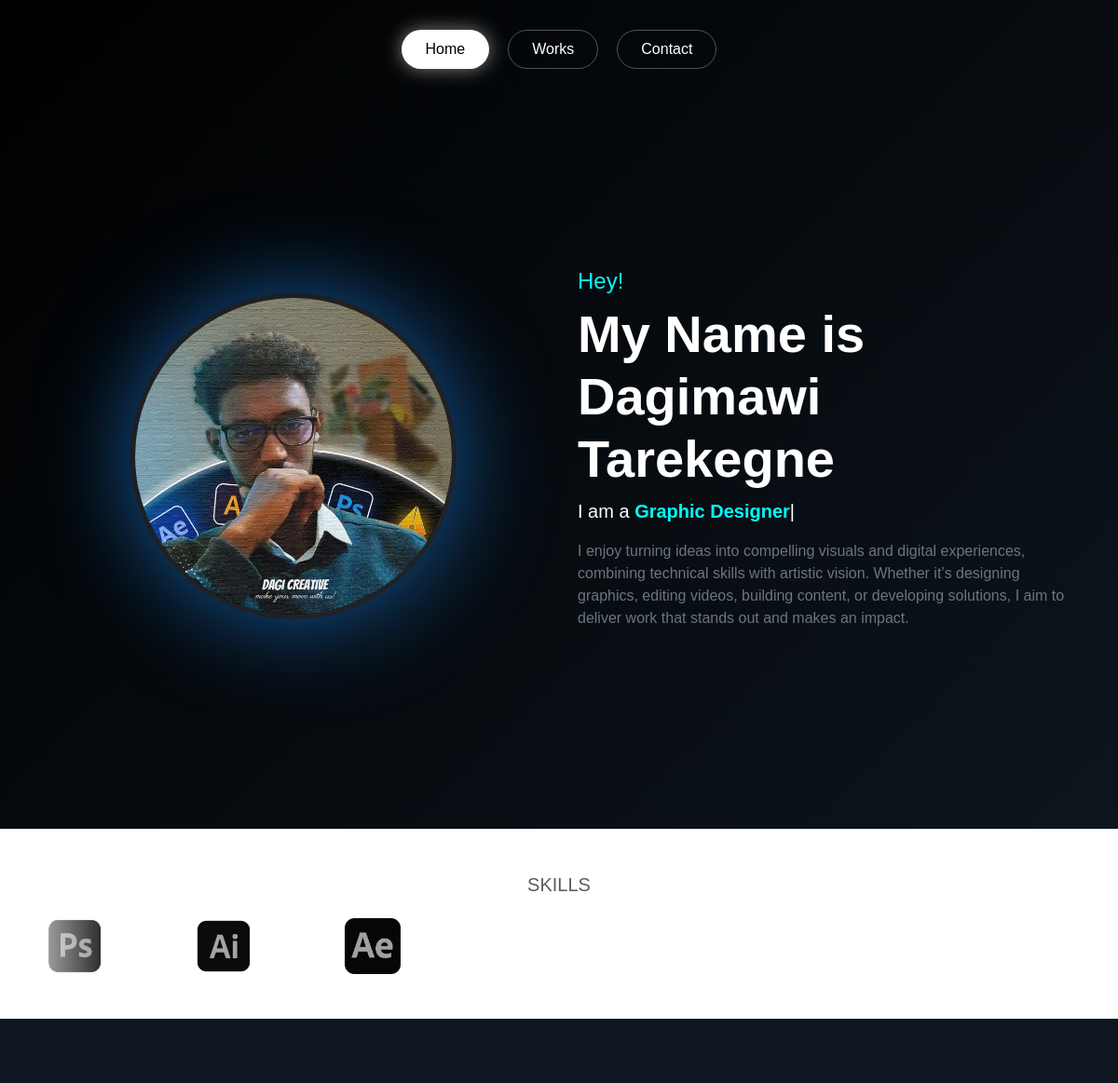
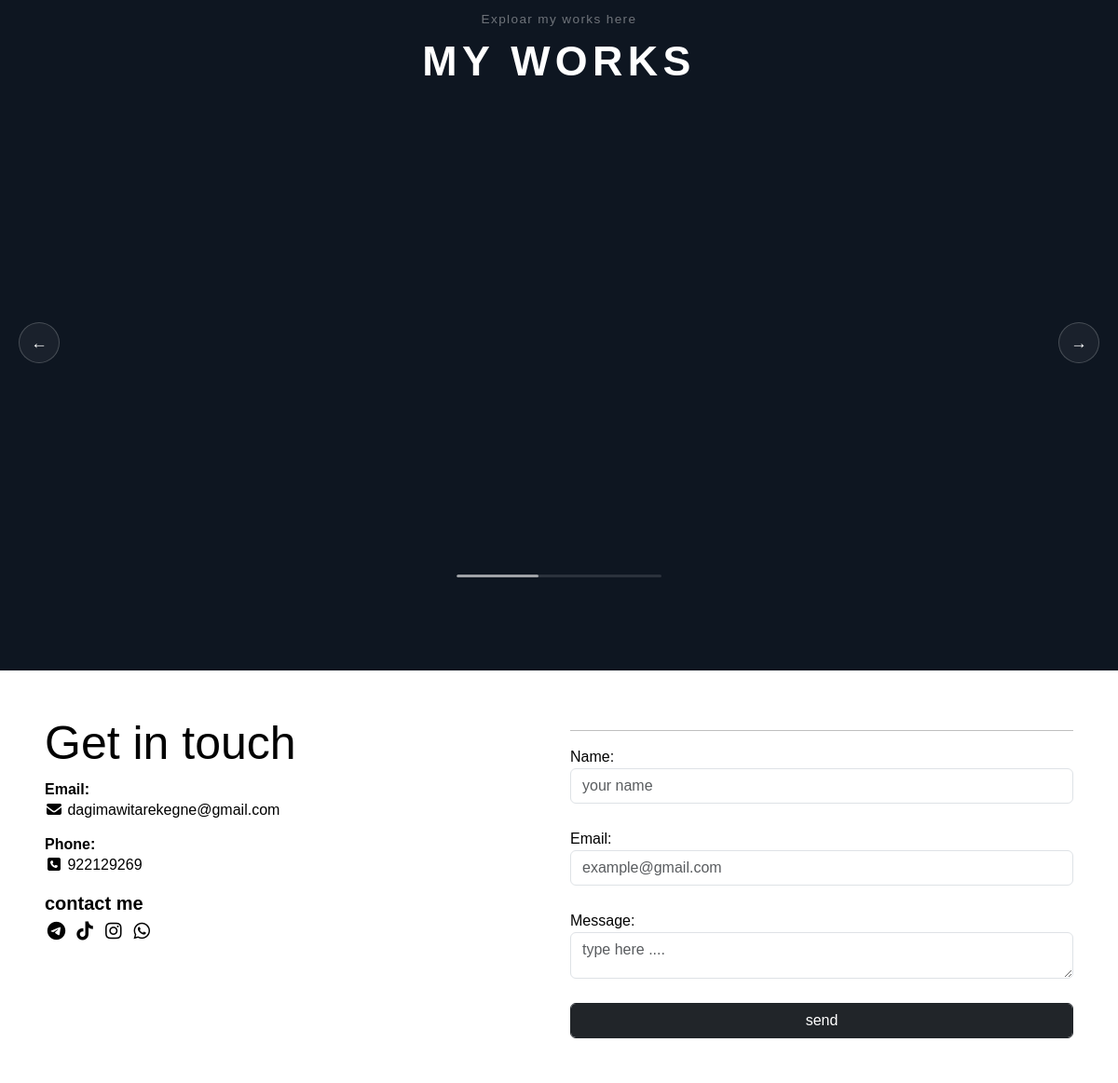
The page / on the database its author committed (2 pictures, top to bottom).
### portfoilo_App/models.py (models this page shows)
class Profile(models.Model):
    profile_id = models.AutoField(primary_key=True)
    profile_img = models.ImageField(upload_to='profile/', null=True, blank=True)
    description = models.CharField()

class Skills(models.Model):
    skills_id = models.AutoField(primary_key=True)
    skill_name = models.CharField()
    skill_icon = models.ImageField(upload_to='skills/', null=True, blank=True)

class Contact(models.Model):
    Contact_id = models.AutoField(primary_key=True)
    email = models.EmailField()
    phone = models.IntegerField()

### portfoilo_App/views.py (the view)
# urls.py: path('', views.home_view, name = 'home'),
def home_view(request):
    homeprofile = Profile.objects.all()
    homeskills = Skills.objects.all()
    homeworks = Works.objects.all()
    homeContact = Contact.objects.all()
    if request.method == "POST":
        form = MessagesForm(request.POST)
        if form.is_valid():
            form.save()
            return redirect('home')
    else:
        form = MessagesForm()
    context = {'homeprofile' : homeprofile , 'homeskills' : homeskills, 'homeworks' : homeworks, 'homeContact' : homeContact, 'form' : form}
    return render(request,'mainpages/home.html',context)

### portfoilo_App/form.py
class MessagesForm(forms.ModelForm):
    class Meta:
        model = Message
        fields = '__all__'
        lables = {
            'name' : 'NAME',
            'email' : 'EMAIL',
            'message' : 'MESSAGE'
        }
        widgets = {
            'name' : forms.TextInput(
                attrs={'placeholder' : 'your name', 'class' : 'form-control'}),
            'email' : forms.EmailInput(
                attrs={'placeholder' : 'example@gmail.com', 'class' : 'form-control'}),
            'message' : forms.Textarea(
               attrs={'placeholder' : 'type here .... ', 'class' : 'form-control'})
        }

### portfoilo_App/templates/mainpages/home.html (shortened to what this page needs)
{% load static %}
<!doctype html>
<html lang="en">
  <head>
    <link
      rel="stylesheet"
      href="{% static 'bootstrap5.3.8/css/bootstrap.css' %}"
    />
    <link rel="stylesheet" href="{% static 'styles/style.css' %}" />
    <link
      rel="stylesheet"
      href="https://cdnjs.cloudflare.com/ajax/libs/font-awesome/7.0.1/css/all.min.css"
    />
  </head>
  <body>
    <div class="container-fluid p-0">
      <header class="header p-3">
        <nav class="nav-bar mt-3">
          <a href="#home" class="active">Home</a>
          <a href="#work">Works</a>
          <a href="#Contact">Contact</a>
        </nav>
      </header>
      <section class="home d-flex align-items-center" id="home">
        <div class="container">
          <div class="row align-items-center">
            <div class="col-md-6 profile-container">
              <div class="profile-frame">
                {% for img in homeprofile %}
                {% if img.profile_img %}
                <img
                  src="{{img.profile_img.url}}"
                  alt="{{img.profile_img}}"
                  class="profile-img"
                />
                {% endif %}
              </div>
            </div>
            <div class="col-md-6 text-white">
              <div class="about-content p-2">
                <h4 class="text" style="color: #00ffff">Hey!</h4>
                <h1 class="display-4 fw-bold">My Name is Dagimawi Tarekegne</h1>
                <p class="lead">
                  I am a
                  <span
                    id="typing-text"
                    class="fw-bold"
                    style="color: #00ffff"
                  ></span
                  ><span class="cursor">|</span>
                </p>
                <p class="text-secondary">{{img.description}}</p>
                {% endfor %}
              </div>
            </div>
          </div>
        </div>
      </section>
      <div class="skills-section py-5">
        <h5 class="text-center text-muted mb-4">SKILLS</h5>
        <div class="scroll-wrapper">
          <div class="scroll-track">
            {% for skill in homeskills %}
            <img src="{{skill.skill_icon.url}}" alt="skill.skill_name" />
            {% endfor %}
          </div>
        </div>
      </div>
      <section class="works-section" id="work">
        <div class="works-container">
          <p class="works-subtitle text-center">Exploar my works here</p>
          <div class="mywork text-center">
            <h2 class="section-title">MY WORKS</h2>
          </div>
          <div class="gallery-wrapper">
            <button class="gallery-arrow arrow-left" id="arrow-left">
              &#8592;
            </button>
            <div class="gallery-scroll" id="gallery-scroll">
            </div>
            <button class="gallery-arrow arrow-right" id="arrow-right">
              &#8594;
            </button>
          </div>
          <div class="gallery-scrollbar-wrap">
            <div class="gallery-scrollbar-track">
              <div class="gallery-scrollbar-thumb" id="scrollbar-thumb"></div>
            </div>
          </div>
        </div>
      </section>
      <section id="Contact">
        <div class="contanier">
          <div class="row p-5 bg-white text-black">
            {% for contact in homeContact %}
            <div class="col-md-6 contact-address mb-3">
              <h1 style="font-size: 50px">Get in touch</h1>
              <div class="email mb-3">
                <b>Email:</b><br />
                <h6 class="contact-label">
                  <i class="fa-solid fa-envelope"></i>
                  {{contact.email}}
                </h6>
              </div>
              <div class="phone mb-3">
                <b>Phone:</b><br />
                <h6 class="contact-label">
                  <i class="fa-solid fa-square-phone"></i> {{contact.phone}}
                </h6>
              </div>
              <div class="social-media" style="font-size: 20px">
                <b>contact me</b><br />
                <i class="fa-brands fa-telegram"></i>
                <i class="fa-brands fa-tiktok"></i>
                <i class="fa-brands fa-instagram"></i>
                <i class="fa-brands fa-whatsapp"></i>
              </div>
            </div>
            {% endfor %}
            <div class="col-md-6">
              <hr />
              <form
                action="{% url 'home' %}"
                style="display: flex; flex-direction: column; gap: 10px"
                method="POST"
              >
                {% csrf_token %} {{form.as_p}}
                <button class="btn btn-dark form-control" type="submit">
                  send
                </button>
              </form>
            </div>
          </div>
        </div>
      </section>
    </div>
  </body>
</html>

### portfoilo_App/static/styles/style.css (style rules this page uses)
* { box-sizing: border-box; margin: 0; padding: 0; }
body { background: linear-gradient(135deg, #000000 0%, #152331 100%); color: white; font-family: sans-serif; overflow-x: clip; scroll-behavior: smooth; }
.nav-bar { display: flex; justify-content: center; gap: 20px; }
.nav-bar a { padding: 8px 25px; text-decoration: none; border-radius: 30px; border: 1px solid rgba(255, 255, 255, 0.3); color: white; transition: all 0.3s ease; }
.nav-bar a.active, .nav-bar a:hover { background: white; color: black; box-shadow: 0 0 20px rgba(255, 255, 255, 0.5); }
.home { min-height: 100vh; padding: 100px 0; }
.profile-frame { width: 350px; height: 350px; margin: auto; transition: transform 0.6s cubic-bezier(0.23, 1, 0.32, 1); }
.profile-img { width: 100%; height: 100%; border-radius: 50%; object-fit: cover; box-shadow: 0 0 100px rgba(30, 144, 255, 0.6); border: 5px solid rgba(255, 255, 255, 0.1); }
.about-content { opacity: 0; animation: slideUpFade 1s ease-out 0.5s forwards; }
.cursor { animation: blink 0.8s step-end infinite; }
.skills-section { background: white; color: #000; }
.scroll-wrapper { overflow: hidden; mask-image: linear-gradient( to right, transparent, black 10%, black 90%, transparent ); }
.scroll-track { display: flex; width: max-content; animation: scrollSide 20s linear infinite; }
.scroll-track img { width: 60px; height: 60px; margin: 0 50px; filter: grayscale(100%); transition: 0.3s; }
.works-section { background: #0e1621; padding: 80px 0 100px; overflow: hidden; }
.works-container { max-width: 1400px; margin: 0 auto; padding: 0 20px; }
.works-subtitle { font-size: 0.85rem; letter-spacing: 0.1em; color: rgba(255, 255, 255, 0.4); margin-bottom: 8px; }
.section-title { font-size: clamp(1.8rem, 4vw, 2.8rem); font-weight: 700; letter-spacing: 0.12em; text-transform: uppercase; color: #fff; margin-bottom: 50px; align-items: center; }
.gallery-wrapper { position: relative; display: flex; align-items: center; gap: 12px; }
.gallery-arrow { flex-shrink: 0; width: 44px; height: 44px; border-radius: 50%; border: 1px solid rgba(255, 255, 255, 0.2); background: rgba(255, 255, 255, 0.05); color: #fff; font-size: 1.1rem; cursor: pointer; transition: background 0.3s, border-color 0.3s, transform 0.2s; z-index: 2; display: flex; align-items: center; justify-content: center; }
.gallery-scroll { display: flex; gap: 20px; overflow-x: auto; scroll-behavior: smooth; padding: 10px 4px 20px; scrollbar-width: none; -webkit-overflow-scrolling: touch; mask-image: linear-gradient( to right, transparent 0%, black 5%, black 95%, transparent 100% ); -webkit-mask-image: linear-gradient( to right, transparent 0%, black 5%, black 95%, transparent 100% ); }
.gallery-scrollbar-wrap { margin-top: 24px; display: flex; justify-content: center; }
.gallery-scrollbar-track { width: 220px; height: 3px; background: rgba(255, 255, 255, 0.12); border-radius: 10px; position: relative; overflow: hidden; }
.gallery-scrollbar-thumb { position: absolute; left: 0; top: 0; height: 100%; width: 40%; background: rgba(255, 255, 255, 0.55); border-radius: 10px; transition: left 0.1s linear; }
.active { background-color: white; color: #0e1621; }
textarea { height: 50px; }

### rows shown on the page
Profile: profile_img (placeholder picture), description "I enjoy turning ideas into compelling visuals and digital experiences, combining technical skills with artistic vision. Whether it’s designing graphics, editing videos, building content, or developing solutions, I aim to deliver work that stands out and makes an impact."
Skills: skill_icon (picture)
Skills: skill_icon (picture)
Skills: skill_icon (picture)
Contact: email "dagimawitarekegne@gmail.com", phone "922129269"
